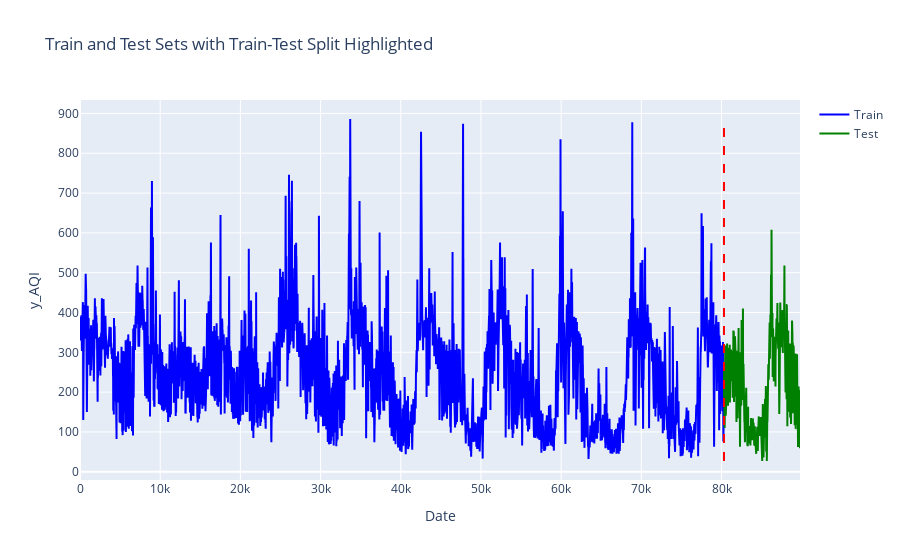

Notebook code cell kept with this figure:
### Markdown cell above
### Train and Test Sets with Train-Test Split Highlighted

### Code cell
import plotly.graph_objects as go

# Assuming you have already defined the train and test DataFrames

# Plotting the training set
fig = go.Figure()
fig.add_trace(go.Scatter(x=train_data.index, y=train_data['y_AQI'], mode='lines', name='Train', line=dict(color='blue')))

# Plotting the test set
fig.add_trace(go.Scatter(x=test_data.index, y=test_data['y_AQI'], mode='lines', name='Test', line=dict(color='green')))

# Highlight the split between training and testing sets
fig.add_shape(
    type='line',
    x0=test_data.index[0],
    x1=test_data.index[0],
    y0=min(min(train_data['y_AQI']), min(test_data['y_AQI'])),
    y1=max(max(train_data['y_AQI']), max(test_data['y_AQI'])),
    line=dict(color='red', width=2, dash='dash'),
    name='Train-Test Split'
)

# Update layout
fig.update_layout(
    yaxis_title='y_AQI',
    xaxis_title='Date',
    title='Train and Test Sets with Train-Test Split Highlighted'
)

# Show the plot
fig.show()

### Figure 1 — Plotly figure (JSON) as saved in the notebook; plotly's stock layout.template omitted (floating-point values rounded to 4 significant figures; data arrays with more than 128 entries replaced by an {"elided": "..."} marker saying what was removed)
{"data": [{"line": {"color": "blue"}, "mode": "lines", "name": "Train", "type": "scatter", "x": {"elided": "80304 int values"}, "y": {"elided": "80304 float values"}}, {"line": {"color": "green"}, "mode": "lines", "name": "Test", "type": "scatter", "x": {"elided": "9480 int values"}, "y": {"elided": "9480 int values"}}], "layout": {"shapes": [{"line": {"color": "red", "dash": "dash", "width": 2}, "name": "Train-Test Split", "type": "line", "x0": 80304, "x1": 80304, "y0": 27, "y1": 886}], "title": {"text": "Train and Test Sets with Train-Test Split Highlighted"}, "xaxis": {"title": {"text": "Date"}}, "yaxis": {"title": {"text": "y_AQI"}}}}
